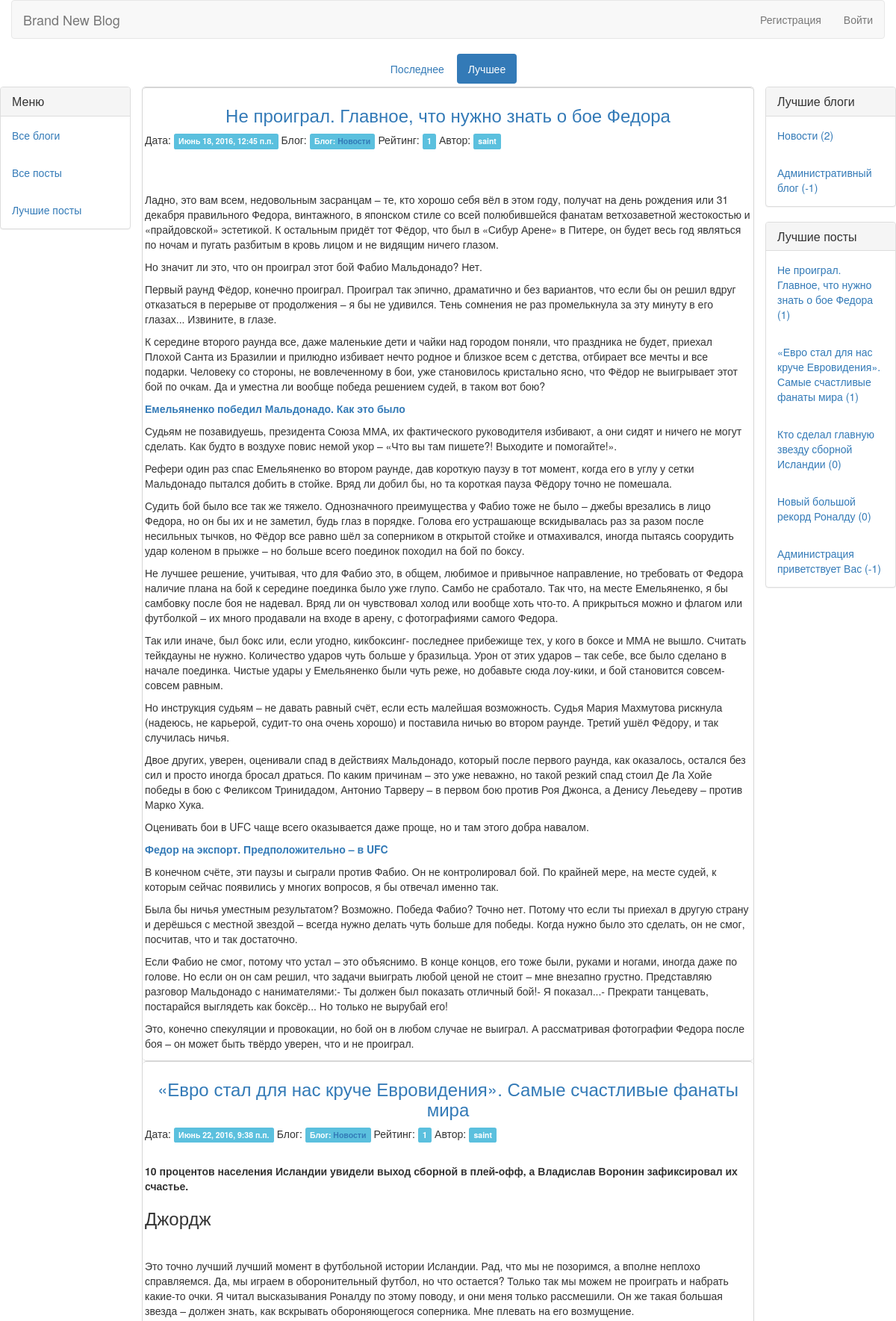
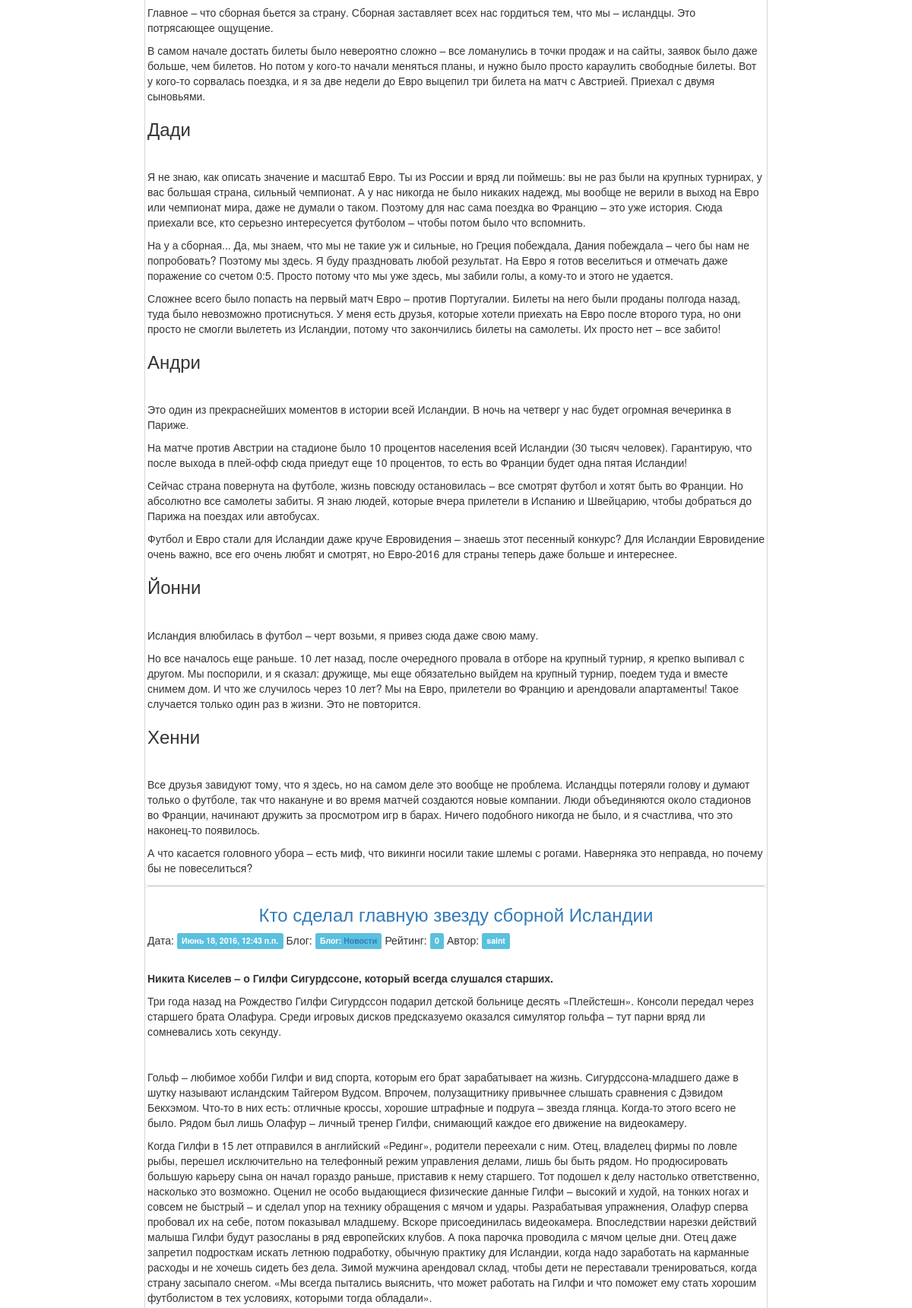
The app's page /posts/top/page/1/ (upper part) with its own data (2 pictures, top to bottom).
### collective_blog/models.py (models this page shows, shortened)
class Post(models.Model):
     author = models.ForeignKey(User, default=0)
     blog = models.ForeignKey('Blog')
     title = models.CharField(max_length=70)
     text = models.TextField()
     rating = models.IntegerField(default=0)
     published_date = models.DateTimeField(
            blank=True, null=True)
     def __str__(self):
        return self.title

class Blog(models.Model):
     full_name = models.CharField(max_length=70)
     name = models.CharField(max_length=30)
     description = models.CharField(max_length=140, default = '')
     rating = models.IntegerField(default=0)

### collective_blog/views.py (the view)
# urls.py: url(r'^posts/top/page/(?P<page_number>[0-9]+)/$', views.by_rating_all_page, name='by_rating_all_page'),
def by_rating_all_page(request, page_number):
    Top_blogs, Top_posts = update_Blogs_and_Posts_by_rating()
    count_pages = int(ceil(len(Post.objects.all())/page_post_limit))
    page_posts = Post.objects.order_by('-rating')[page_post_limit * (int(page_number) - 1):page_post_limit * int(page_number)]
    return render(request, 'collective_blog/by_rating_all_page.html', {"Blogs":Top_blogs, "Posts":Top_posts, "Page_posts":page_posts, "count_pages":range(1, count_pages + 1), "title":'Все публикации по рейтингу'})

### collective_blog/views.py (called while the page is built)
def update_Blogs_and_Posts_by_rating():
    Blogs = Blog.objects.order_by('-rating')[:5]
    Posts = Post.objects.order_by('-rating')[:5]
    return Blogs, Posts

### collective_blog/templates/collective_blog/by_rating_all_page.html (shortened to what this page needs)
{% extends 'collective_blog/base.html' %}
{% block selector %}
    <div class="row">
		<div class="col-md-12">
            <div class="span12 centered-pills">
                <ul class="nav nav-pills">
                    <li>
                        <a href="{% url 'by_date_all_page' page_number=1 %}">Последнее</a>
                    </li>
                    <li class="active">
                        <a href="#">Лучшее</a>
                    </li>
                </ul>
            </div>
        </div>
	</div>
{% endblock %}
{% block content %}
        <div class="col-md-8" id="posts">
			<div class="row">
				{% for Post in Page_posts %}
                    <div class="post">
					    <h3 class="text-center">
						    <a href="{% url 'post_detail' post_id=Post.pk blog_id=Post.blog.name%}">{{ Post.title }}</a>
					    </h3>
                        Дата: <span class="label label-info">{{ Post.published_date }}</span>
                        Блог: <span class="label label-info">Блог: <a href="{% url 'blog_detail' blog_id=Post.blog.name %}">{{ Post.blog.full_name }}</a></span>
                        Рейтинг: <span class="label label-info">{{ Post.rating }}</span>
                        Автор: <span class="label label-info">{{ Post.author }}</span>
					    <p class="text_preview">
                            <br>
						    {{ Post.text|safe }}
                        </p>
				    </div>
                {% endfor %}
			</div>
		</div>
{% endblock content %}

### collective_blog/templates/collective_blog/base.html (shortened to what this page needs)
{% load staticfiles %}
<!DOCTYPE html>
<html lang="ru">
  <head>
      <link href="{% static 'css/bootstrap.min.css' %}" rel="stylesheet">
      <link href="{% static 'css/style.css' %}" rel="stylesheet">
  </head>
  <body>
    <div class="container-fluid">
	    <div class="row">
		    <div class="col-md-12">
			    <nav class="navbar navbar-default" role="navigation">
				    <div class="navbar-header">
					     <a class="navbar-brand" href="/">Brand New Blog</a>
				    </div>
				    <div class="collapse navbar-collapse" id="bs-example-navbar-collapse-1">
					    <ul class="nav navbar-nav navbar-right">
                            {% if not user.is_authenticated %}
                                <li>
							        <a href="{% url 'register' %}">Регистрация</a>
						        </li>
                                <li>
							        <a href={% url 'login' %}>Войти</a>
						        </li>
                            {% endif %}
					    </ul>
				    </div>
			    </nav>
		    </div>
	    </div>
    </div>
        {%  block selector %}
    {% endblock %}
	<div class="row">
		<div class="col-md-2">
			<div class="panel panel-default">
				<div class="panel-heading">
					<h3 class="panel-title">
						Меню
					</h3>
				</div>
				<div class="panel-body">
					<a href="{% url 'blogs_by_rating' page_number=1 %}">Все блоги</a>
				</div>
				<div class="panel-body">
					<a href="{% url 'by_date_all_page' page_number=1 %}">Все посты</a>
				</div>
				<div class="panel-body">
					<a href="{% url 'by_rating_all_page' page_number=1 %}">Лучшие посты</a>
				</div>
			</div>
		</div>
		{%  block content %}
        {% endblock %}
		<div class="col-md-2">
			<div class="panel panel-default">
				<div class="panel-heading">
					<h3 class="panel-title">
						Лучшие блоги
					</h3>
				</div>
                {% for Blog in Blogs %}
				<div class="panel-body">
					<a href="{% url 'blog_detail' blog_id=Blog.name %}">{{ Blog.full_name }} ({{ Blog.rating }})</a>
				</div>
                {% endfor %}
			</div>
			<div class="panel panel-default">
				<div class="panel-heading">
					<h3 class="panel-title">
						Лучшие посты
					</h3>
				</div>
                {% for Post in Posts %}
				<div class="panel-body">
					<a href="{% url 'post_detail' post_id=Post.pk blog_id=Post.blog.name%}">{{ Post }} ({{ Post.rating }})</a>
				</div>
                {% endfor %}
			</div>
		</div>
	</div>
  </body>
</html>

### collective_blog/static/css/style.css (style rules this page uses)
#posts { border:solid 1px #d6d6d6; border-bottom: none; -moz-border-radius-topleft: 5px; -moz-border-radius-topright:5px; -moz-border-radius-bottomleft:5px; -moz-border-radius-bottomright:5px; -webkit-border-top-left-radius:5px; -webkit-border-top-right-radius:5px; -webkit-border-bottom-left-radius:5px; -webkit-border-bottom-right-radius:5px; border-top-left-radius:5px; border-top-right-radius:5px; border-bottom-left-radius:5px; border-bottom-right-radius:5px; }
.post { text-overflow: ellipsis; padding:3px; border-top:solid 1px #d6d6d6; border-bottom:solid 1px #d6d6d6; -moz-border-radius-topleft: 5px; -moz-border-radius-topright:5px; -moz-border-radius-bottomleft:5px; -moz-border-radius-bottomright:5px; -webkit-border-top-left-radius:5px; -webkit-border-top-right-radius:5px; -webkit-border-bottom-left-radius:5px; -webkit-border-bottom-right-radius:5px; border-top-left-radius:5px; border-top-right-radius:5px; border-bottom-left-radius:5px; border-bottom-right-radius:5px; }
.centered-pills { text-align:center; }
.centered-pills ul.nav-pills { display:inline-block; }
.centered-pills li { display:inline; }
.centered-pills a { float:left; }

### records on screen
Post: title "Не проиграл. Главное, что нужно знать о бое Федора", published_date "Июнь 18, 2016, 12:45 п.п.", blog.full_name "Новости", rating "1", author "saint", text "Ладно, это вам всем, недовольным засранцам – те, кто хорошо себя вёл в этом году, получат на день рождения или 31 декабря правильного Федора, винтажного, в японском стиле со всей полюбившейся фанатам ветхозаветной жестокостью и «прайдовской» эстетикой. К остальным придёт тот Фёдор, что был в «Сибур Арене» в Питере, он будет весь год являться по ночам и пугать разбитым в кровь лицом и не видящим ничего глазом. Но значит ли это, что он проиграл этот бой Фабио Мальдонадо? Нет. Первый раунд Фёдор, конечно проиграл. Проиграл так эпично, драматично и без вариантов, что если бы он решил вдруг отказаться в перерыве от продолжения – я бы не удивился. Тень сомнения не раз промелькнула за эту минуту в…"
Post: title "«Евро стал для нас круче Евровидения». Самые счастливые фанаты мира", published_date "Июнь 22, 2016, 9:38 п.п.", blog.full_name "Новости", rating "1", author "saint", text "10 процентов населения Исландии увидели выход сборной в плей-офф, а Владислав Воронин зафиксировал их счастье. Джордж Это точно лучший лучший момент в футбольной истории Исландии. Рад, что мы не позоримся, а вполне неплохо справляемся. Да, мы играем в оборонительный футбол, но что остается? Только так мы можем не проиграть и набрать какие-то очки. Я читал высказывания Роналду по этому поводу, и они меня только рассмешили. Он же такая большая звезда – должен знать, как вскрывать обороняющегося соперника. Мне плевать на его возмущение. Главное – что сборная бьется за страну. Сборная заставляет всех нас гордиться тем, что мы – исландцы. Это потрясающее ощущение. В самом начале достать билеты…"
Post: title "Кто сделал главную звезду сборной Исландии", published_date "Июнь 18, 2016, 12:43 п.п.", blog.full_name "Новости", rating "0", author "saint", text "Никита Киселев – о Гилфи Сигурдссоне, который всегда слушался старших. Три года назад на Рождество Гилфи Сигурдссон подарил детской больнице десять «Плейстешн». Консоли передал через старшего брата Олафура. Среди игровых дисков предсказуемо оказался симулятор гольфа – тут парни вряд ли сомневались хоть секунду. Гольф – любимое хобби Гилфи и вид спорта, которым его брат зарабатывает на жизнь. Сигурдссона-младшего даже в шутку называют исландским Тайгером Вудсом. Впрочем, полузащитнику привычнее слышать сравнения с Дэвидом Бекхэмом. Что-то в них есть: отличные кроссы, хорошие штрафные и подруга – звезда глянца. Когда-то этого всего не было. Рядом был лишь Олафур – личный тренер Гилфи,…"
Blog: full_name "Новости", rating "2"
Blog: full_name "Административный блог", rating "-1"
Post: title "Новый большой рекорд Роналду", rating "0"
Post: title "Администрация приветствует Вас", rating "-1"
